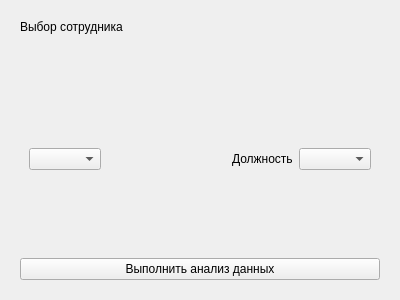
<?xml version="1.0" encoding="UTF-8"?>
<ui version="4.0">
 <class>Form</class>
 <widget class="QWidget" name="Form">
  <property name="geometry">
   <rect>
    <x>0</x>
    <y>0</y>
    <width>400</width>
    <height>300</height>
   </rect>
  </property>
  <property name="windowTitle">
   <string>Form</string>
  </property>
  <layout class="QVBoxLayout" name="verticalLayout">
   <item>
    <widget class="QWidget" name="widget_chose_cust" native="true">
     <layout class="QVBoxLayout" name="verticalLayout_2">
      <item alignment="Qt::AlignTop">
       <widget class="QLabel" name="label_chose_cust">
        <property name="text">
         <string>Выбор сотрудника</string>
        </property>
       </widget>
      </item>
      <item alignment="Qt::AlignTop">
       <widget class="QWidget" name="widget_with_box" native="true">
        <layout class="QHBoxLayout" name="horizontalLayout">
         <item>
          <widget class="QComboBox" name="comboBox_department"/>
         </item>
         <item>
          <spacer name="horizontalSpacer">
           <property name="orientation">
            <enum>Qt::Horizontal</enum>
           </property>
           <property name="sizeHint" stdset="0">
            <size>
             <width>40</width>
             <height>20</height>
            </size>
           </property>
          </spacer>
         </item>
         <item>
          <widget class="QLabel" name="lable_position">
           <property name="text">
            <string>Должность</string>
           </property>
          </widget>
         </item>
         <item>
          <widget class="QComboBox" name="comboBox_fio"/>
         </item>
        </layout>
       </widget>
      </item>
      <item>
       <widget class="QPushButton" name="butt_analize">
        <property name="text">
         <string>Выполнить анализ данных</string>
        </property>
       </widget>
      </item>
     </layout>
    </widget>
   </item>
  </layout>
 </widget>
 <resources/>
 <connections/>
</ui>
